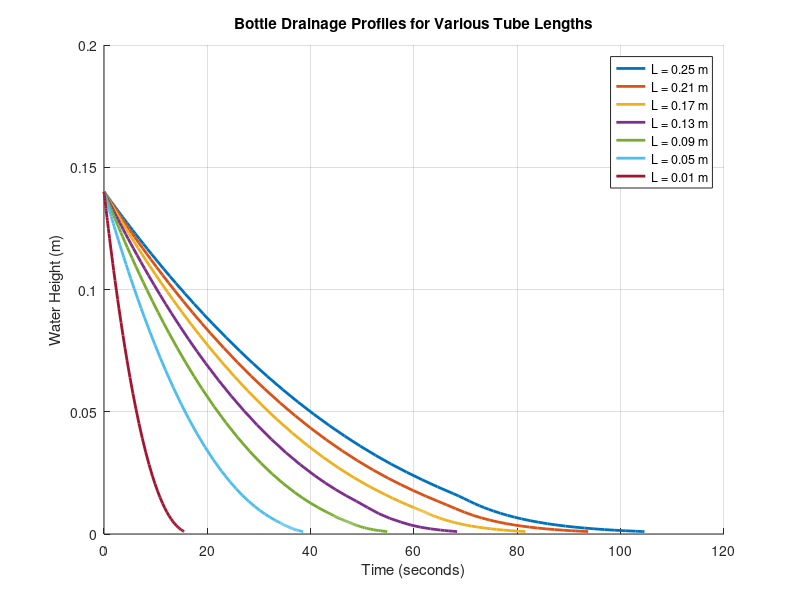

Recreate this plot in MATLAB.
function mte_352_project()

    % Constants
    g = 9.81;
    rho = 998;
    mu = 0.001002;
    
    d_tube = 0.00525;
    D = 0.110;
    
    epsilon = 1e-6;
    K_entrance = 0;
    acceleration_term = 0;
    
    % Structure for drain function
    p.g = g;
    p.rho = rho;
    p.mu = mu;
    p.d = d_tube;
    p.D = D;
    p.eps = epsilon;
    p.K = K_entrance;
    p.acceleration_term = acceleration_term;

    L_values = 0.25:-0.04:0.01;
    
    h0 = 0.14;
    t_span = [0 120];

    options = odeset('RelTol', 1e-5, 'AbsTol', 1e-6, 'Events', @detectEmpty);

    figure(1); clf; hold on;
    colors = lines(length(L_values));
    
    fprintf('Tube Length (m) | Total Time (s)\n');
    fprintf('-------------------------------\n');

    for i = 1:length(L_values)
        p.L = L_values(i);
        
        [t, h] = ode45(@(t, h) make_ode(h, p), t_span, h0, options);
        
        plot(t, h, 'LineWidth', 2, 'Color', colors(i,:), ...
             'DisplayName', sprintf('L = %.2f m', p.L));
        
        fprintf('     %.2f       |     %.2f\n', p.L, t(end));
    end

    grid on;
    xlabel('Time (seconds)');
    ylabel('Water Height (m)');
    title('Bottle Drainage Profiles for Various Tube Lengths');
    legend('show');
    hold off;
end

function V = get_velocity(h, p)

    % Initial guess for velocity with no friction loss
    denom = p.acceleration_term + p.K;
    if (denom == 0)
        denom = 1e-8;
    end
    V = sqrt((2 * p.g * h) / denom);
    
    tol = 1e-8;
    max_iter = 50;
    err = 1;
    iter = 0;
    
    % Iterate to find the correct velocity for a given height
    while err > tol && iter < max_iter
        V_old = V;
        
        Re = (p.rho * V * p.d) / p.mu;
        
        if Re < 2300
            f = 64 / max(Re, 0.1); 
        else
            term1 = (p.eps / p.d) / 3.7;
            term2 = 6.9 / Re;
            f = ( -1.8 * log10(term1^1.11 + term2) )^(-2);
        end
        
        denominator = p.K + p.acceleration_term + f * (p.L / p.d);
        V = sqrt( (2 * p.g * h) / denominator );
        
        err = abs(V - V_old);
        iter = iter + 1;
    end
end

function dh_dt = make_ode(h, p)
    h = max(0, h); 
    V = get_velocity(h, p);
    dh_dt = -(p.d / p.D)^2 * V;
end

function [value, isterminal, direction] = detectEmpty(t, h)
    value = h - 1e-3;
    isterminal = 1;
    direction = -1;
end
